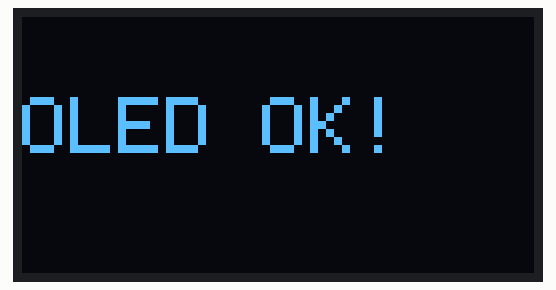
The sketch below on a simulated Arduino Uno, built with avr-gcc and run on an emulated ATmega328P. Parts: 128×64 one-colour display. What the sketch prints to the serial monitor is not drawn.

Above: at 0.5 s.

The sketch:

oledtest.ino
```cpp
// Test directo de la librería SSD1306 — diagnóstico (temporal).
// Escanea el bus e intenta inicializar el OLED en 0x3C y 0x3D,
// reportando por serie el resultado de cada paso.
#include <Wire.h>
#include <Adafruit_GFX.h>
#include <Adafruit_SSD1306.h>

Adafruit_SSD1306 display(128, 64, &Wire, -1);

void escanear() {
  byte n = 0;
  Serial.print("  bus I2C: ");
  for (byte a = 1; a < 127; a++) {
    Wire.beginTransmission(a);
    if (Wire.endTransmission() == 0) {
      Serial.print("0x"); if (a < 16) Serial.print('0'); Serial.print(a, HEX); Serial.print(' ');
      n++;
    }
  }
  if (n == 0) Serial.print("(vacio)");
  Serial.println();
}

void setup() {
  Serial.begin(115200);
  Wire.begin();
  delay(400);
  Serial.println("\n=== TEST LIBRERIA OLED ===");
}

void loop() {
  escanear();

  Serial.print("  begin(0x3C): ");
  if (display.begin(SSD1306_SWITCHCAPVCC, 0x3C)) {
    Serial.println("OK <-- el OLED responde en 0x3C");
    display.clearDisplay();
    display.setTextSize(2); display.setTextColor(SSD1306_WHITE);
    display.setCursor(0, 20); display.print("OLED OK!");
    display.display();
  } else {
    Serial.println("FALLO (no contesta en 0x3C)");
    Serial.print("  begin(0x3D): ");
    if (display.begin(SSD1306_SWITCHCAPVCC, 0x3D)) {
      Serial.println("OK <-- el OLED responde en 0x3D (cambiar direccion en el firmware)");
      display.clearDisplay();
      display.setTextSize(2); display.setTextColor(SSD1306_WHITE);
      display.setCursor(0, 20); display.print("0x3D!");
      display.display();
    } else {
      Serial.println("FALLO (tampoco en 0x3D) -> modulo no responde al bus");
    }
  }
  Serial.println("---");
  delay(3000);
}
```
